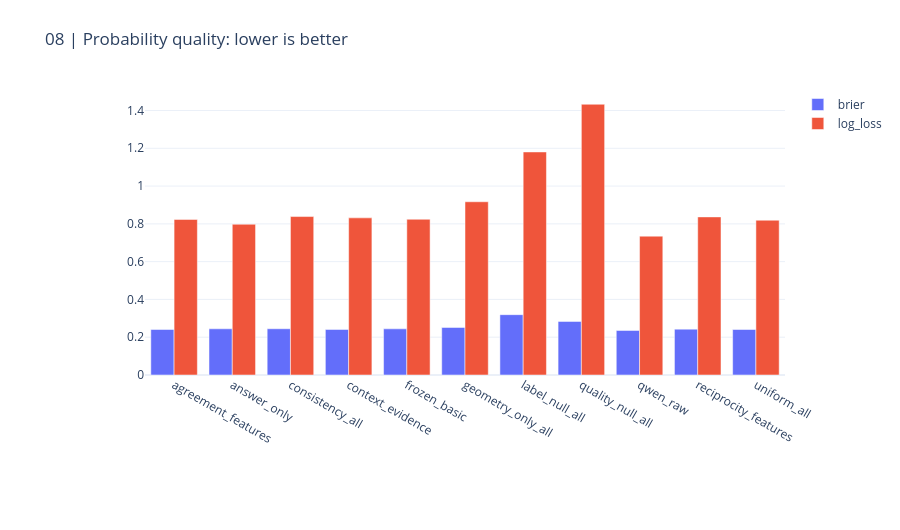

This figure's notebook cell:
### Markdown cell above
## 6. Probability quality and metrics

AUC, per-policy macro AUC, and ranked pooled AUC are distinct. Brier/log loss track probability quality. None is a new hidden Kaggle score.

### Code cell
display(pd.DataFrame(RESULT["pooled_metrics"]))
CHARTS[7].show(renderer="plotly_mimetype")

### Figure 1 — Plotly figure (JSON) as saved in the notebook; plotly's stock layout.template omitted (floating-point values rounded to 4 significant figures)
{"data": [{"name": "brier", "type": "bar", "x": ["agreement_features", "answer_only", "consistency_all", "context_evidence", "frozen_basic", "geometry_only_all", "label_null_all", "quality_null_all", "qwen_raw", "reciprocity_features", "uniform_all"], "y": [0.241, 0.2446, 0.2448, 0.2412, 0.2444, 0.2517, 0.3194, 0.2836, 0.2359, 0.2428, 0.2408]}, {"name": "log_loss", "type": "bar", "x": ["agreement_features", "answer_only", "consistency_all", "context_evidence", "frozen_basic", "geometry_only_all", "label_null_all", "quality_null_all", "qwen_raw", "reciprocity_features", "uniform_all"], "y": [0.8236, 0.798, 0.8386, 0.8318, 0.8244, 0.917, 1.181, 1.433, 0.7349, 0.8368, 0.8193]}], "layout": {"barmode": "group", "height": 530, "margin": {"b": 155, "l": 145, "r": 35, "t": 90}, "title": {"text": "08 | Probability quality: lower is better"}, "xaxis": {"automargin": true}, "yaxis": {"automargin": true}}}
